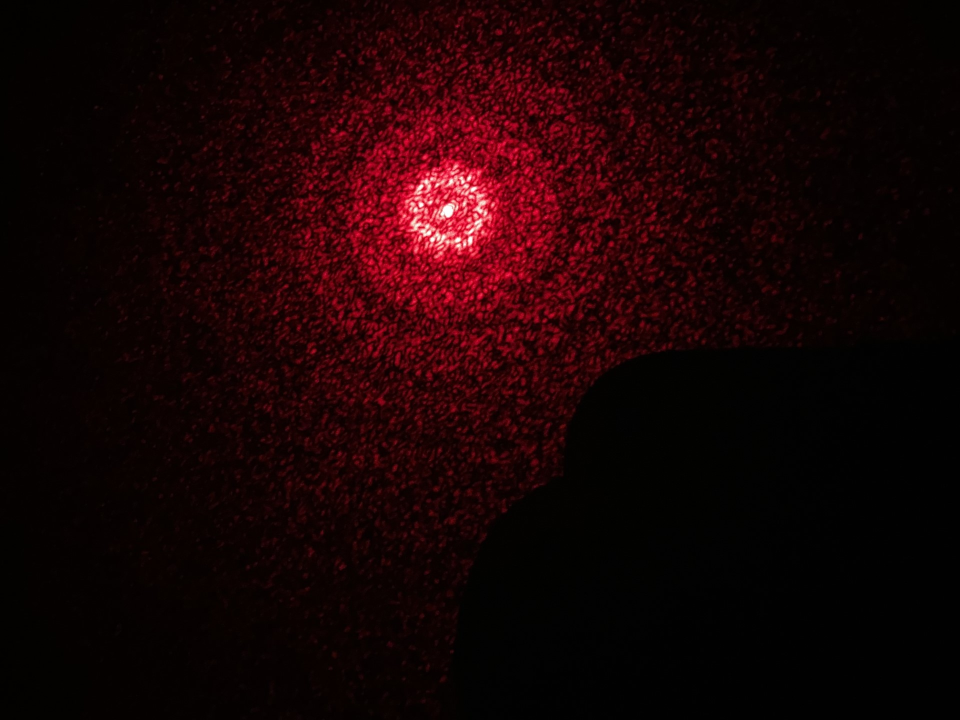
#> input picture PHY-2006/holes.jpg, 1920 x 1440 px, found by its file name (shown at 1/2 size)
$ python surfaceProfile.py
#> lines starting #> are read from the running program, lines starting #| are printed output that depends on the picture
import numpy as np
import matplotlib.pyplot as plt
from matplotlib.image import imread
from tqdm import tqdm

src_img = imread('PHY-2006/holes.jpg')
#> src_img is the input picture: shape (1440, 1920, 3); mean R, G, B 24.7, 3, 4.2
red_img = src_img[:,:,0]
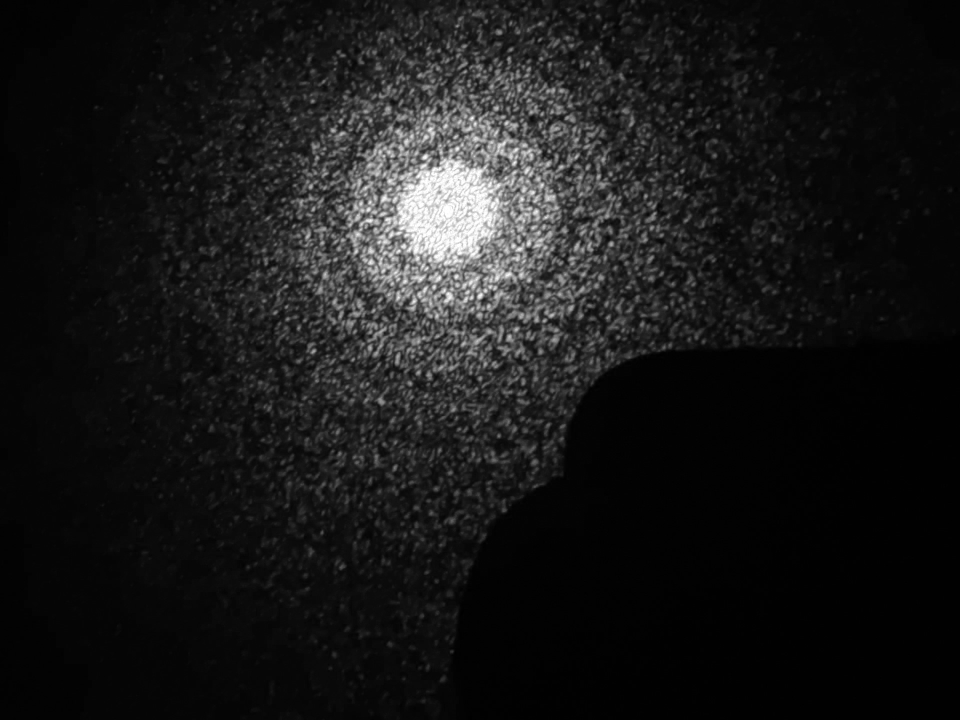
#> red_img: shape (1440, 1920) (shown at 1/2 size); min 0, max 255, mean 24.7
mean_img = np.mean(src_img, 2)
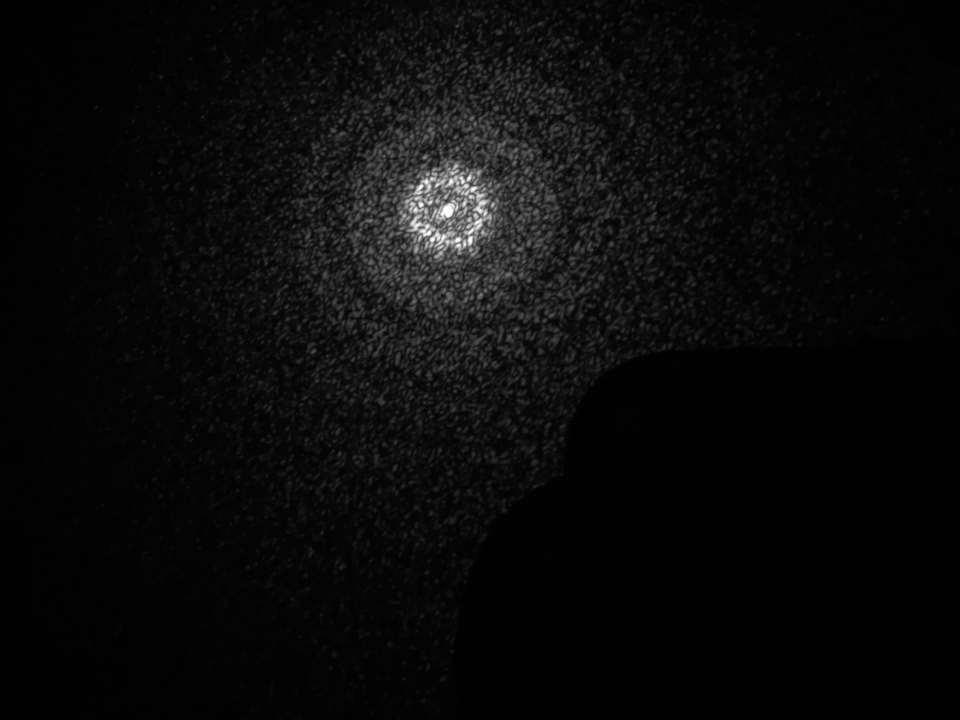
#> mean_img: shape (1440, 1920) float64 (shown at 1/2 size); min 0, max 255, mean 10.6

def net_flux(image, target_pos, noise_pos, radius=40, noise_radius=50, if_plot=False, verbose=False):
    '''
    Calculates the approximate flux of a source by substracting the noise of its nearby background

    Parameters:
    image: image data with the source (2D array)
    target_pos: list of position of the source (e.g. [100, 200])
    radius: approximate radius of the source object
    if_plot: boolean, if True, plot only the flux within the radius

    Returns the estimated flux of the source
    '''
    x0, y0 = target_pos[0], target_pos[1]
    x1, y1 = noise_pos[0], noise_pos[1]
    pixels_inside, pixels_noise = 0, 0
    within_flux = np.zeros(image[y0-2*radius:y0+2*radius, x0-2*radius:x0+2*radius].shape)
    noise_flux = np.zeros(image[y1-2*noise_radius:y1+2*noise_radius, x1-2*noise_radius:x1+2*noise_radius].shape)
    for y, line in enumerate(image[y0-2*radius:y0+2*radius, x0-2*radius:x0+2*radius]):
        for x, val in enumerate(line):
            if np.sqrt((x-2*radius-1)**2+(y-2*radius)**2)<=radius:
                within_flux[y, x] = val
                pixels_inside += 1
    for y, line in enumerate(image[y1-2*noise_radius:y1+2*noise_radius, x1-2*noise_radius:x1+2*noise_radius]):
        for x, val in enumerate(line):
            if np.sqrt((x-2*noise_radius-1)**2+(y-2*noise_radius)**2)<=noise_radius:
                noise_flux[y, x] = val
                pixels_noise += 1


    flux_within = np.sum(within_flux)
    flux_noise = np.sum(noise_flux)
    flux_source = flux_within/pixels_inside# - (flux_noise/pixels_noise)*pixels_inside

    return flux_within, pixels_inside


radius = int(input("Radius?"))
#> the answer given: 3
radial_intensity = []
npix_profile = []
surface_profile = []
for i in tqdm(range(radius)):
    flux, npix = net_flux(red_img, [895,422], [0,0], i, noise_radius=0)
    radial_intensity.append(flux)
    npix_profile.append(npix)
    if i == 0:
        surface_profile.append(radial_intensity[i]/npix_profile[i])
    else:
        surface_profile.append((radial_intensity[i]-radial_intensity[i-1])/(npix_profile[i]-npix_profile[i-1]))
#> this loop made 3 passes
#> (flux, npix) on passes 1 to 3: (0, 0), (1020, 4), (3314, 13)
#> after the loop, npix_profile = [0, 4, 13]; radial_intensity = [0, 1020, 3314]; surface_profile = [nan, 255, 254.9]


ax1 = plt.subplot(111)
plt.imshow(mean_img)
circle1 = plt.Circle((895,422), radius, color='white', fill=False)
ax1.add_patch(circle1)
plt.show()
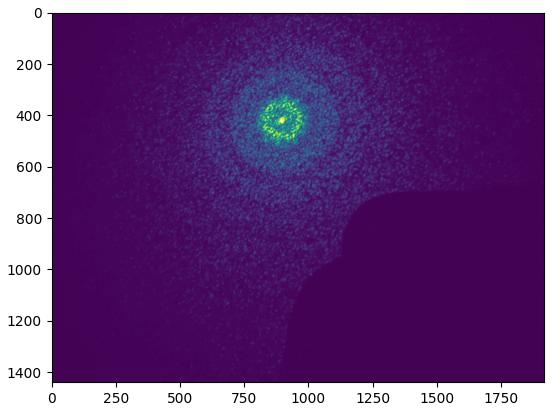
#> figure drawn by matplotlib, 1 panel

ax1 = plt.subplot(111)
ticklabels = ax1.get_xticklabels()
ticklabels.extend( ax1.get_yticklabels() )
for label in ticklabels:
    label.set_fontsize(14)
plt.plot(range(radius), surface_profile, color="red", label="données")
#plt.hlines(255, 0, radius)
plt.xlabel(r'Distance (pixels)', size=17)
plt.ylabel(r'Intensité ($I_0$)', size=17)
plt.show()
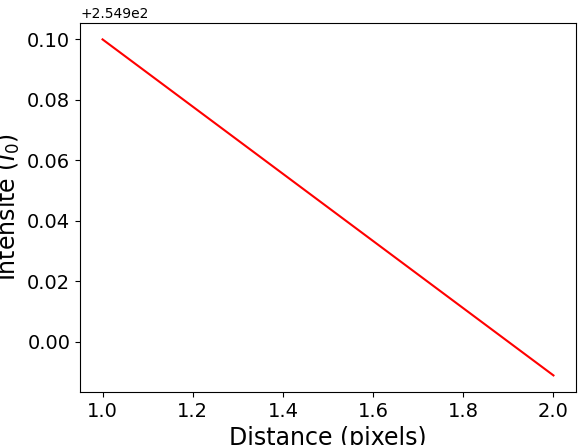
#> figure drawn by matplotlib, 1 panel

$ run again, with PHY-2006/cercle_0.2mm.jpg copied over PHY-2006/holes.jpg
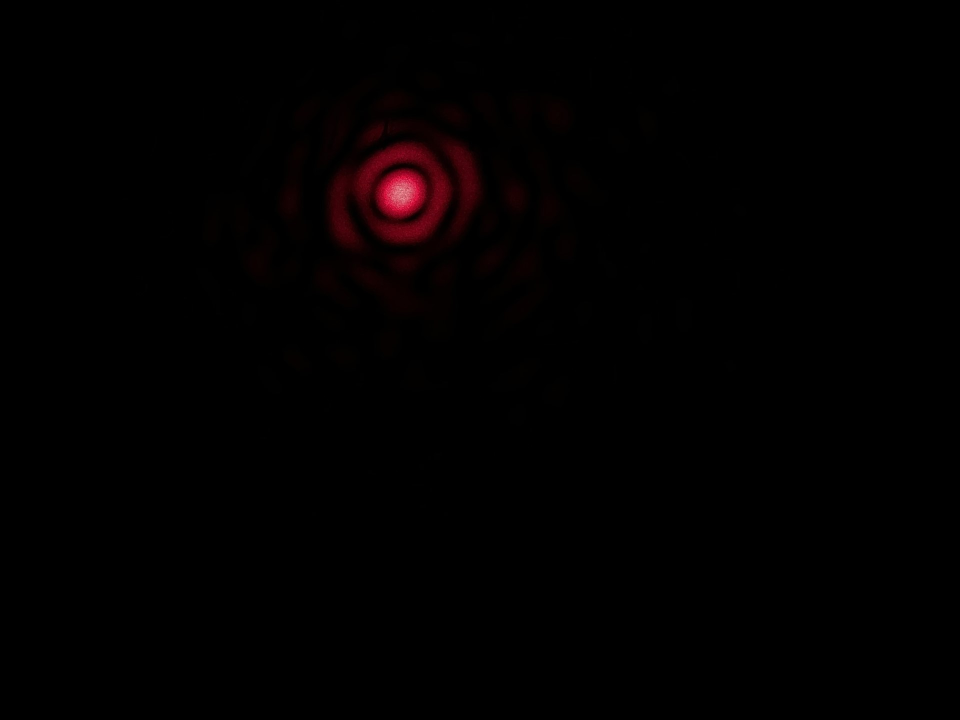
#> input picture PHY-2006/cercle_0.2mm.jpg, 1920 x 1440 px, found by its file name (shown at 1/2 size)
#> src_img is the input picture: shape (1440, 1920, 3); mean R, G, B 1.8, 0.2, 0.3
#> the loop `for i in tqdm(range(radius)):` made 3 passes
#> (flux, npix) on passes 1 to 3: (0, 0), (52, 4), (163, 13)
#> after the loop `for i in tqdm(range(radius)):`: npix_profile = [0, 4, 13]; radial_intensity = [0, 52, 163]; surface_profile = [nan, 13, 12.33]
#> `plt.show()`:
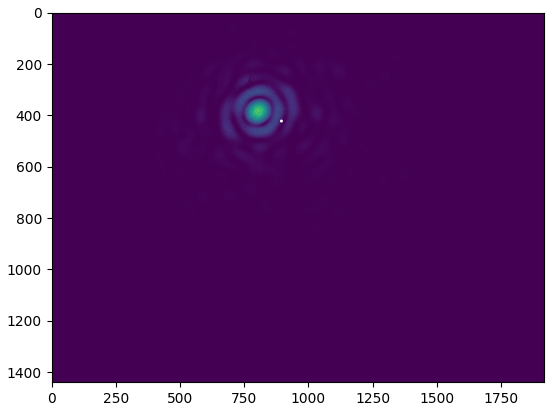
#> figure drawn by matplotlib, 1 panel
#> `plt.show()`:
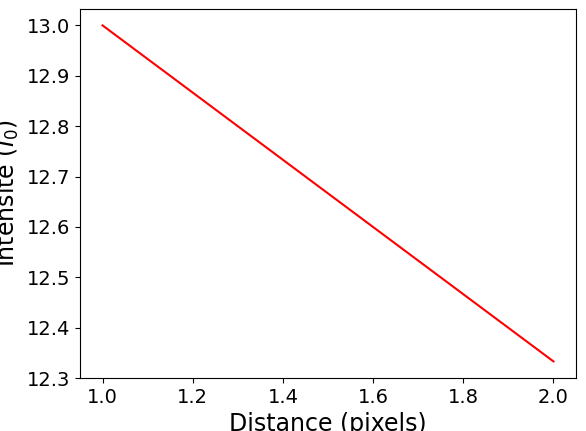
#> figure drawn by matplotlib, 1 panel

$ run again, with PHY-2006/diffraction_mesures.jpg copied over PHY-2006/holes.jpg
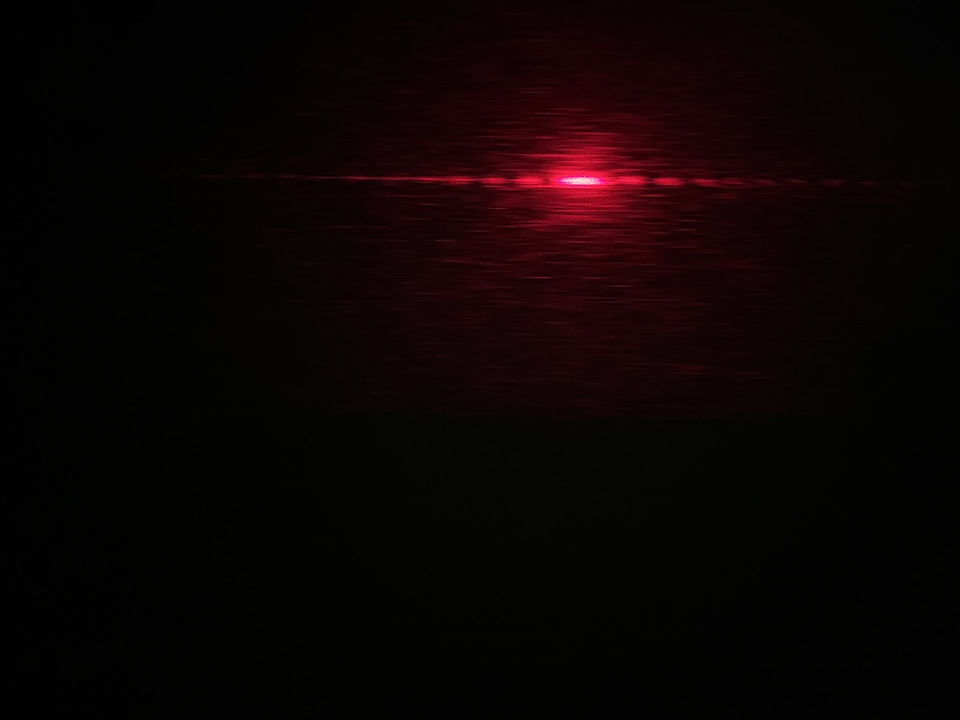
#> input picture PHY-2006/diffraction_mesures.jpg, 1920 x 1440 px, found by its file name (shown at 1/2 size)
#> src_img is the input picture: shape (1440, 1920, 3); mean R, G, B 11.7, 3.3, 3.4
#> `mean_img = np.mean(src_img, 2)`:
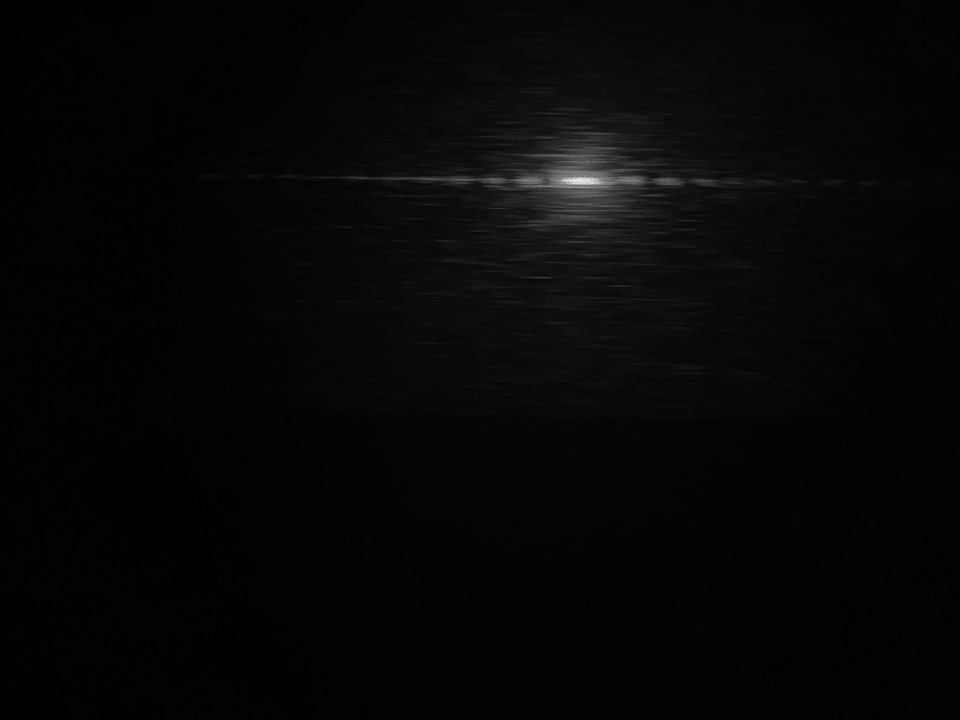
#> mean_img: shape (1440, 1920) float64 (shown at 1/2 size); min 0, max 243, mean 6.1
#> the loop `for i in tqdm(range(radius)):` made 3 passes
#> (flux, npix) on passes 1 to 3: (0, 0), (117, 4), (375, 13)
#> after the loop `for i in tqdm(range(radius)):`: npix_profile = [0, 4, 13]; radial_intensity = [0, 117, 375]; surface_profile = [nan, 29.25, 28.67]
#> `plt.show()`:
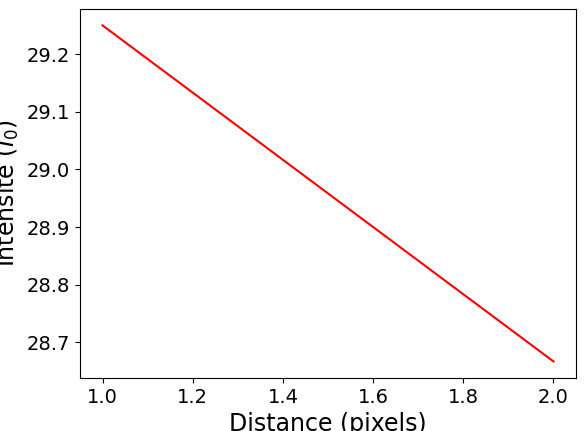
#> figure drawn by matplotlib, 1 panel
